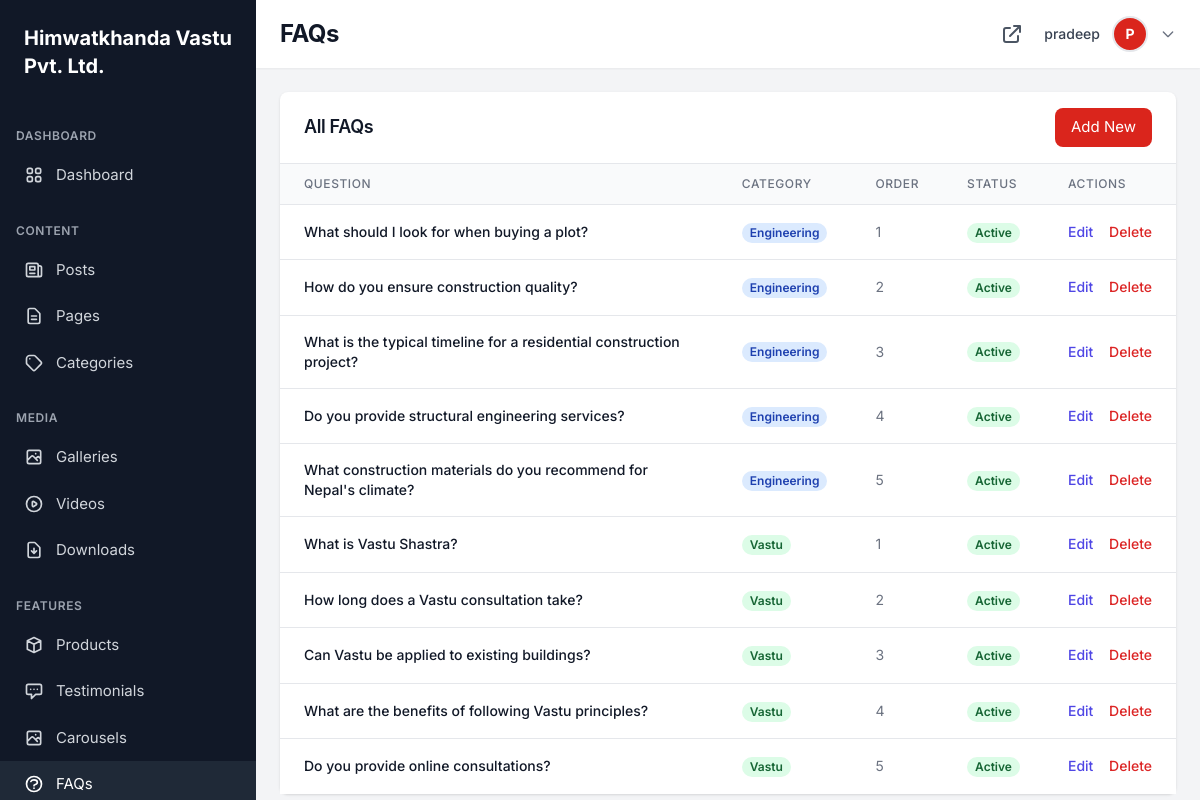
Page /dashboard/faqs/ (signed in) on the committed database.
### dashboard/models.py (models this page shows, shortened)
class CompanyInfo(models.Model):
    company_name = models.CharField(max_length=255, default='Himwatkhanda Vastu Pvt. Ltd.')
    description = models.TextField(blank=True)
    logo = models.ImageField(upload_to='company/', null=True, blank=True)
    favicon = models.ImageField(upload_to='company/', null=True, blank=True)
    email = models.EmailField(blank=True)
    phone = models.CharField(max_length=50, blank=True)
    address = models.TextField(blank=True)
    city = models.CharField(max_length=100, blank=True)
    state = models.CharField(max_length=100, blank=True)
    postal_code = models.CharField(max_length=20, blank=True)
    country = models.CharField(max_length=100, default='Nepal')
    latitude = models.DecimalField(max_digits=10, decimal_places=8, null=True, blank=True)
    longitude = models.DecimalField(max_digits=11, decimal_places=8, null=True, blank=True)
    facebook = models.URLField(blank=True)
    twitter = models.URLField(blank=True)
    instagram = models.URLField(blank=True)
    linkedin = models.URLField(blank=True)
    youtube = models.URLField(blank=True)
    whatsapp = models.CharField(max_length=50, blank=True)
    updated_at = models.DateTimeField(auto_now=True)
    class Meta:
        verbose_name = 'Company Info'
        verbose_name_plural = 'Company Info'
    @classmethod
    def get_instance(cls):
        instance, created = cls.objects.get_or_create(pk=1)
        return instance

class TimestampModel(models.Model):
    created_at = models.DateTimeField(auto_now_add=True)
    updated_at = models.DateTimeField(auto_now=True)
    class Meta:
        abstract = True

class FAQ(TimestampModel):
    CATEGORY_CHOICES = [
        ('vastu', 'Vastu'),
        ('engineering', 'Engineering'),
    ]
    STATUS_CHOICES = [
        ('active', 'Active'),
        ('inactive', 'Inactive'),
    ]
    question = models.CharField(max_length=500)
    answer = models.TextField()
    category = models.CharField(max_length=20, choices=CATEGORY_CHOICES, default='vastu')
    sort_order = models.IntegerField(default=0)
    status = models.CharField(max_length=20, choices=STATUS_CHOICES, default='active')
    class Meta:
        verbose_name = 'FAQ'
        verbose_name_plural = 'FAQs'
        ordering = ['category', 'sort_order']

### accounts/models.py (models this page shows, shortened)
class User(AbstractUser):
    ROLE_CHOICES = [
        ('user', 'User'),
        ('admin', 'Admin'),
    ]
    STATUS_CHOICES = [
        ('active', 'Active'),
        ('inactive', 'Inactive'),
        ('banned', 'Banned'),
    ]
    email = models.EmailField(unique=True)
    avatar = models.ImageField(upload_to='avatars/', null=True, blank=True)
    phone = models.CharField(max_length=50, blank=True)
    bio = models.TextField(blank=True)
    role = models.CharField(max_length=20, choices=ROLE_CHOICES, default='user')
    status = models.CharField(max_length=20, choices=STATUS_CHOICES, default='active')
    email_verified = models.BooleanField(default=False)
    email_verified_at = models.DateTimeField(null=True, blank=True)
    last_login_at = models.DateTimeField(null=True, blank=True)
    created_at = models.DateTimeField(auto_now_add=True)
    updated_at = models.DateTimeField(auto_now=True)
    class Meta:
        ordering = ['-created_at']
    @property
    def name(self):
        return f"{self.first_name} {self.last_name}".strip() or self.username
    @property
    def is_admin(self):
        return self.role == 'admin' or self.is_superuser

### dashboard/views.py (the view)
# urls.py: path('faqs/', views.FAQListView.as_view(), name='faq_list'),
class FAQListView(BaseListView):
    model = FAQ
    template_name = 'dashboard/faq_list.html'
    context_object_name = 'faqs'
    def get_queryset(self):
        return FAQ.objects.order_by('category', 'sort_order')

### templates/dashboard/faq_list.html (shortened to what this page needs)
{% extends 'dashboard/base.html' %}
{% block page_title %}FAQs{% endblock %}
{% block dashboard_content %}
<div class="bg-white rounded-lg shadow">
    <div class="px-6 py-4 border-b border-gray-200 flex items-center justify-between">
        <h3 class="text-lg font-semibold text-gray-900">All FAQs</h3>
        <a href="{% url 'dashboard:faq_create' %}" class="px-4 py-2 bg-primary text-white rounded-lg hover:bg-red-700 transition-colors">
            Add New
        </a>
    </div>
    <div class="overflow-x-auto">
        <table class="min-w-full divide-y divide-gray-200">
            <thead class="bg-gray-50">
                <tr>
                    <th class="px-6 py-3 text-left text-xs font-medium text-gray-500 uppercase tracking-wider">Question</th>
                    <th class="px-6 py-3 text-left text-xs font-medium text-gray-500 uppercase tracking-wider">Category</th>
                    <th class="px-6 py-3 text-left text-xs font-medium text-gray-500 uppercase tracking-wider">Order</th>
                    <th class="px-6 py-3 text-left text-xs font-medium text-gray-500 uppercase tracking-wider">Status</th>
                    <th class="px-6 py-3 text-left text-xs font-medium text-gray-500 uppercase tracking-wider">Actions</th>
                </tr>
            </thead>
            <tbody class="bg-white divide-y divide-gray-200">
                {% for faq in faqs %}
                <tr class="hover:bg-gray-50">
                    <td class="px-6 py-4">
                        <div class="text-sm font-medium text-gray-900">{{ faq.question|truncatewords:10 }}</div>
                    </td>
                    <td class="px-6 py-4 whitespace-nowrap">
                        <span class="px-2 inline-flex text-xs leading-5 font-semibold rounded-full
                            {% if faq.category == 'vastu' %}bg-green-100 text-green-800
                            {% else %}bg-blue-100 text-blue-800{% endif %}">
                            {{ faq.get_category_display }}
                        </span>
                    </td>
                    <td class="px-6 py-4 whitespace-nowrap text-sm text-gray-500">{{ faq.sort_order }}</td>
                    <td class="px-6 py-4 whitespace-nowrap">
                        <span class="px-2 inline-flex text-xs leading-5 font-semibold rounded-full
                            {% if faq.status == 'active' %}bg-green-100 text-green-800
                            {% else %}bg-gray-100 text-gray-800{% endif %}">
                            {{ faq.get_status_display }}
                        </span>
                    </td>
                    <td class="px-6 py-4 whitespace-nowrap text-sm font-medium">
                        <a href="{% url 'dashboard:faq_edit' faq.pk %}" class="text-indigo-600 hover:text-indigo-900 mr-3">Edit</a>
                        <a href="{% url 'dashboard:faq_delete' faq.pk %}" class="text-red-600 hover:text-red-900" onclick="return confirm('Are you sure?')">Delete</a>
                    </td>
                </tr>
                {% empty %}
                <tr>
                    <td colspan="5" class="px-6 py-4 text-center text-gray-500">No FAQs found.</td>
                </tr>
                {% endfor %}
            </tbody>
        </table>
    </div>
</div>
{% endblock %}

### templates/dashboard/base.html (shortened to what this page needs)
<!DOCTYPE html>
<html lang="en">
<head>
    {% load static %}
    <script src="https://cdn.tailwindcss.com"></script>
    <link rel="stylesheet" href="{% static 'css/style.css' %}">
</head>
<body class="font-sans text-gray-800 bg-gray-100">
    <div class="flex h-screen overflow-hidden">
        <aside class="w-64 bg-gray-900 text-white flex-shrink-0 overflow-y-auto">
            <div class="p-6">
                <a href="{% url 'dashboard:index' %}" class="text-xl font-bold">
                    {% if company_info %}{{ company_info.company_name }}{% else %}Admin{% endif %}
                </a>
            </div>
            <nav class="mt-6 pb-6">
                <div class="px-4 mb-2 text-xs font-semibold text-gray-400 uppercase tracking-wider">Dashboard</div>
                <a href="{% url 'dashboard:index' %}" class="flex items-center px-6 py-3 text-gray-300 hover:bg-gray-800 hover:text-white transition-colors ">
                    Dashboard
                </a>
                <div class="px-4 mt-6 mb-2 text-xs font-semibold text-gray-400 uppercase tracking-wider">Content</div>
                <a href="{% url 'dashboard:post_list' %}" class="flex items-center px-6 py-3 text-gray-300 hover:bg-gray-800 hover:text-white transition-colors ">
                    <svg class="w-5 h-5 mr-3" fill="none" stroke="currentColor" viewBox="0 0 24 24"><path stroke-linecap="round" stroke-linejoin="round" stroke-width="2" d="M19 20H5a2 2 0 01-2-2V6a2 2 0 012-2h10a2 2 0 012 2v1m2 13a2 2 0 01-2-2V7m2 13a2 2 0 002-2V9a2 2 0 00-2-2h-2m-4-3H9M7 16h6M7 8h6v4H7V8z"/></svg>
                    Posts
                </a>
                <a href="{% url 'dashboard:page_list' %}" class="flex items-center px-6 py-3 text-gray-300 hover:bg-gray-800 hover:text-white transition-colors ">
                    <svg class="w-5 h-5 mr-3" fill="none" stroke="currentColor" viewBox="0 0 24 24"><path stroke-linecap="round" stroke-linejoin="round" stroke-width="2" d="M9 12h6m-6 4h6m2 5H7a2 2 0 01-2-2V5a2 2 0 012-2h5.586a1 1 0 01.707.293l5.414 5.414a1 1 0 01.293.707V19a2 2 0 01-2 2z"/></svg>
                    Pages
                </a>
                <a href="{% url 'dashboard:category_list' %}" class="flex items-center px-6 py-3 text-gray-300 hover:bg-gray-800 hover:text-white transition-colors ">
                    <svg class="w-5 h-5 mr-3" fill="none" stroke="currentColor" viewBox="0 0 24 24"><path stroke-linecap="round" stroke-linejoin="round" stroke-width="2" d="M7 7h.01M7 3h5c.512 0 1.024.195 1.414.586l7 7a2 2 0 010 2.828l-7 7a2 2 0 01-2.828 0l-7-7A1.994 1.994 0 013 12V7a4 4 0 014-4z"/></svg>
                    Categories
                </a>
                <div class="px-4 mt-6 mb-2 text-xs font-semibold text-gray-400 uppercase tracking-wider">Media</div>
                <a href="{% url 'dashboard:gallery_list' %}" class="flex items-center px-6 py-3 text-gray-300 hover:bg-gray-800 hover:text-white transition-colors ">
                    <svg class="w-5 h-5 mr-3" fill="none" stroke="currentColor" viewBox="0 0 24 24"><path stroke-linecap="round" stroke-linejoin="round" stroke-width="2" d="M4 16l4.586-4.586a2 2 0 012.828 0L16 16m-2-2l1.586-1.586a2 2 0 012.828 0L20 14m-6-6h.01M6 20h12a2 2 0 002-2V6a2 2 0 00-2-2H6a2 2 0 00-2 2v12a2 2 0 002 2z"/></svg>
                    Galleries
                </a>
                <a href="{% url 'dashboard:video_list' %}" class="flex items-center px-6 py-3 text-gray-300 hover:bg-gray-800 hover:text-white transition-colors ">
                    Videos
                </a>
                <a href="{% url 'dashboard:download_list' %}" class="flex items-center px-6 py-3 text-gray-300 hover:bg-gray-800 hover:text-white transition-colors ">
                    <svg class="w-5 h-5 mr-3" fill="none" stroke="currentColor" viewBox="0 0 24 24"><path stroke-linecap="round" stroke-linejoin="round" stroke-width="2" d="M12 10v6m0 0l-3-3m3 3l3-3m2 8H7a2 2 0 01-2-2V5a2 2 0 012-2h5.586a1 1 0 01.707.293l5.414 5.414a1 1 0 01.293.707V19a2 2 0 01-2 2z"/></svg>
                    Downloads
                </a>
                <div class="px-4 mt-6 mb-2 text-xs font-semibold text-gray-400 uppercase tracking-wider">Features</div>
                <a href="{% url 'dashboard:product_list' %}" class="flex items-center px-6 py-3 text-gray-300 hover:bg-gray-800 hover:text-white transition-colors ">
                    <svg class="w-5 h-5 mr-3" fill="none" stroke="currentColor" viewBox="0 0 24 24"><path stroke-linecap="round" stroke-linejoin="round" stroke-width="2" d="M20 7l-8-4-8 4m16 0l-8 4m8-4v10l-8 4m0-10L4 7m8 4v10M4 7v10l8 4"/></svg>
                    Products
                </a>
                <a href="{% url 'dashboard:testimonial_list' %}" class="flex items-center px-6 py-3 text-gray-300 hover:bg-gray-800 hover:text-white transition-colors ">
                    <svg class="w-5 h-5 mr-3" fill="none" stroke="currentColor" viewBox="0 0 24 24"><path stroke-linecap="round" stroke-linejoin="round" stroke-width="2" d="M8 10h.01M12 10h.01M16 10h.01M9 16H5a2 2 0 01-2-2V6a2 2 0 012-2h14a2 2 0 012 2v8a2 2 0 01-2 2h-5l-5 5v-5z"/></svg>
                    Testimonials
                </a>
                <a href="{% url 'dashboard:carousel_list' %}" class="flex items-center px-6 py-3 text-gray-300 hover:bg-gray-800 hover:text-white transition-colors ">
                    <svg class="w-5 h-5 mr-3" fill="none" stroke="currentColor" viewBox="0 0 24 24"><path stroke-linecap="round" stroke-linejoin="round" stroke-width="2" d="M4 16l4.586-4.586a2 2 0 012.828 0L16 16m-2-2l1.586-1.586a2 2 0 012.828 0L20 14m-6-6h.01M6 20h12a2 2 0 002-2V6a2 2 0 00-2-2H6a2 2 0 00-2 2v12a2 2 0 002 2z"/></svg>
                    Carousels
                </a>
                <a href="{% url 'dashboard:faq_list' %}" class="flex items-center px-6 py-3 text-gray-300 hover:bg-gray-800 hover:text-white transition-colors {% if 'faq' in request.resolver_match.url_name %}bg-gray-800 text-white{% endif %}">
                    <svg class="w-5 h-5 mr-3" fill="none" stroke="currentColor" viewBox="0 0 24 24"><path stroke-linecap="round" stroke-linejoin="round" stroke-width="2" d="M8.228 9c.549-1.165 2.03-2 3.772-2 2.21 0 4 1.343 4 3 0 1.4-1.278 2.575-3.006 2.907-.542.104-.994.54-.994 1.093m0 3h.01M21 12a9 9 0 11-18 0 9 9 0 0118 0z"/></svg>
                    FAQs
                </a>
            </nav>
        </aside>
        <div class="flex-1 flex flex-col overflow-hidden">
            <header class="bg-white shadow-sm z-10">
                <div class="px-6 py-4 flex items-center justify-between">
                    <h1 class="text-2xl font-bold text-gray-900">{% block page_title %}Dashboard{% endblock %}</h1>
                    <div class="flex items-center space-x-4">
                        <a href="{% url 'pages:home' %}" target="_blank" class="text-gray-600 hover:text-gray-900 p-1 rounded-md hover:bg-gray-100 transition-colors" title="View Site">
                            <svg class="w-6 h-6" fill="none" stroke="currentColor" viewBox="0 0 24 24"><path stroke-linecap="round" stroke-linejoin="round" stroke-width="2" d="M10 6H6a2 2 0 00-2 2v10a2 2 0 002 2h10a2 2 0 002-2v-4M14 4h6m0 0v6m0-6L10 14"/></svg>
                        </a>
                        <div class="relative" x-data="{ open: false }" @click.away="open = false">
                            <button @click="open = !open" class="flex items-center space-x-3 focus:outline-none">
                                <span class="text-sm font-medium text-gray-700 hidden sm:block">{{ user.name }}</span>
                                {% if user.avatar %}
                                <img class="h-9 w-9 rounded-full object-cover border-2 border-gray-200" src="{{ user.avatar.url }}" alt="{{ user.name }}">
                                {% else %}
                                <div class="h-9 w-9 rounded-full bg-primary flex items-center justify-center border-2 border-gray-200">
                                    <span class="text-white font-bold text-sm">{{ user.username|first|upper }}</span>
                                </div>
                                {% endif %}
                                <svg class="w-4 h-4 text-gray-500" fill="none" stroke="currentColor" viewBox="0 0 24 24"><path stroke-linecap="round" stroke-linejoin="round" stroke-width="2" d="M19 9l-7 7-7-7"/></svg>
                            </button>
                        </div>
                    </div>
                </div>
            </header>
            <main class="flex-1 overflow-x-hidden overflow-y-auto bg-gray-100 p-6">
                {% block dashboard_content %}{% endblock %}
            </main>
        </div>
    </div>
</body>
</html>

### rows in the picture
CompanyInfo: company_name "Himwatkhanda Vastu Pvt. Ltd."
User: name "pradeep", username|first "P"
FAQ: question "What should I look for when buying a plot?", category "Engineering", sort_order "1", status "Active"
FAQ: question "How do you ensure construction quality?", category "Engineering", sort_order "2", status "Active"
FAQ: question "What is the typical timeline for a residential construction project?", category "Engineering", sort_order "3", status "Active"
FAQ: question "Do you provide structural engineering services?", category "Engineering", sort_order "4", status "Active"
FAQ: question "What construction materials do you recommend for Nepal's climate?", category "Engineering", sort_order "5", status "Active"
FAQ: question "What is Vastu Shastra?", category "Vastu", sort_order "1", status "Active"
FAQ: question "How long does a Vastu consultation take?", category "Vastu", sort_order "2", status "Active"
FAQ: question "Can Vastu be applied to existing buildings?", category "Vastu", sort_order "3", status "Active"
FAQ: question "What are the benefits of following Vastu principles?", category "Vastu", sort_order "4", status "Active"
FAQ: question "Do you provide online consultations?", category "Vastu", sort_order "5", status "Active"
